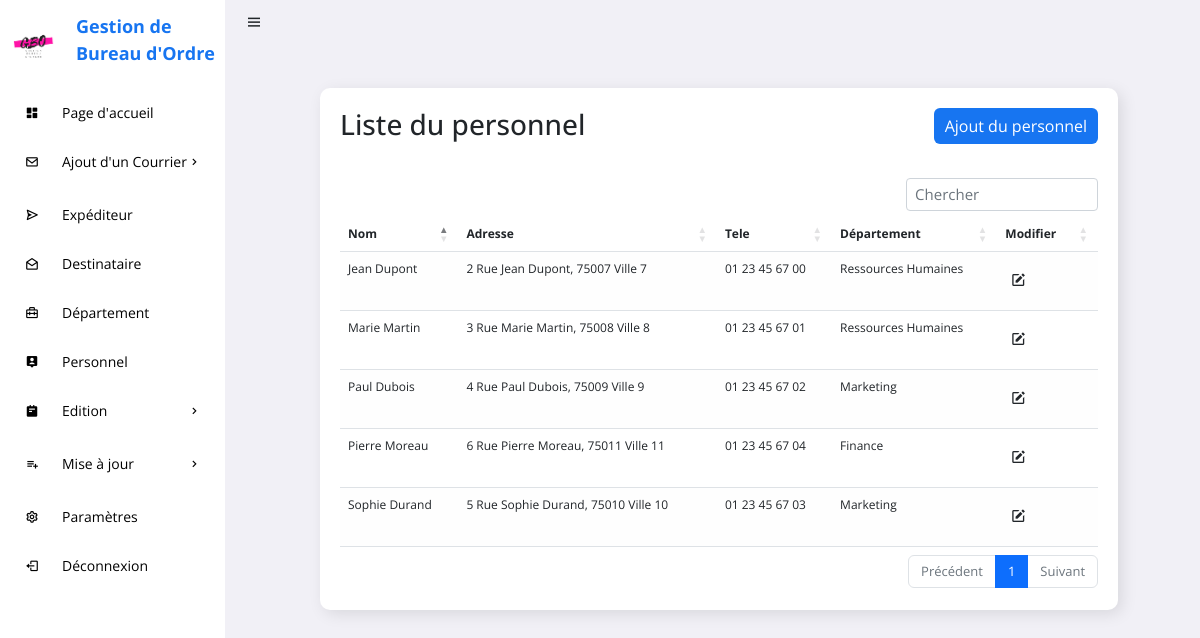
Page /GESTION_COURRIERS/personnel.php on the earlier database version.
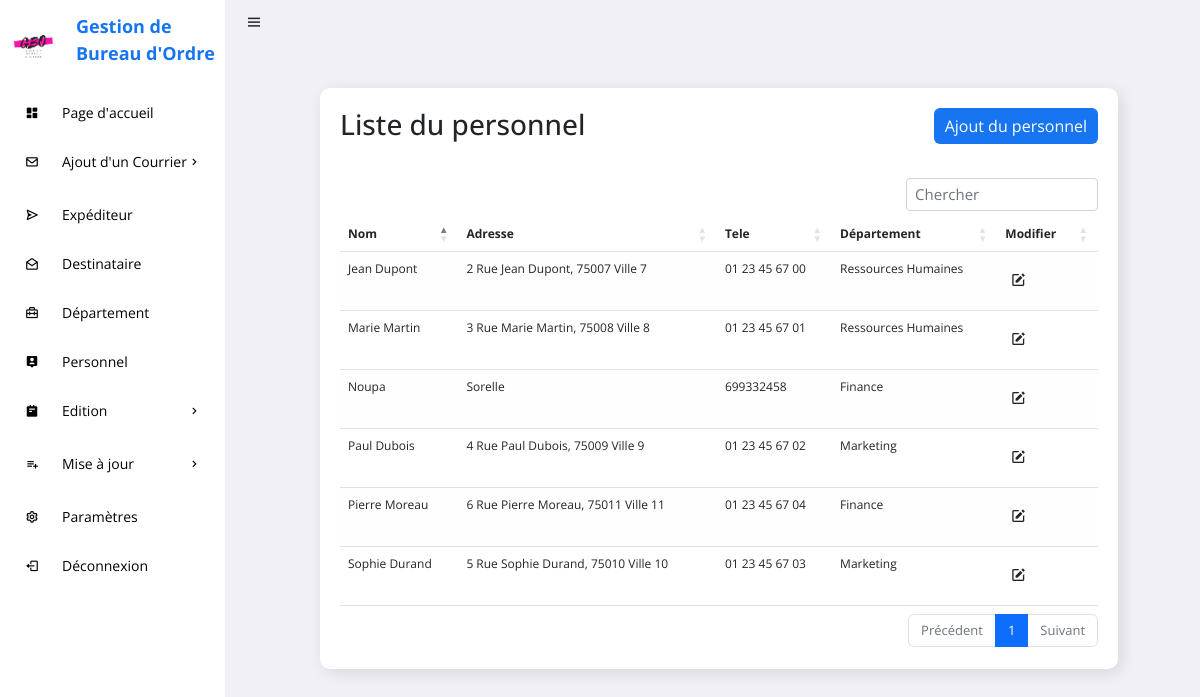
Same page on the later database version.
### tables this page shows
CREATE TABLE IF NOT EXISTS `personnel` (
  `ID_PERSONNEL` int(11) NOT NULL AUTO_INCREMENT,
  `ID_DEPARTEMENT` int(11) DEFAULT NULL,
  `NOM_PERSONNEL` varchar(255) DEFAULT NULL,
  `ADRESSE_PERSONNEL` text,
  `TEL_PERSONNEL` text,
  `NOM_DEPARTEMENT` text,
  PRIMARY KEY (`ID_PERSONNEL`),
  KEY `ID_DEPARTEMENT` (`ID_DEPARTEMENT`)
);

CREATE TABLE IF NOT EXISTS `departement` (
  `ID_DEPARTEMENT` int(11) NOT NULL AUTO_INCREMENT,
  `NOM_DEPARTEMENT` varchar(255) DEFAULT NULL,
  `RESPONSABLE` text,
  PRIMARY KEY (`ID_DEPARTEMENT`)
);

### GESTION_COURRIERS/personnel.php (the view, shortened to what this page needs)
<?php
    include "connexion/config.php";
?>
<!DOCTYPE html>
<html lang="en">
<head>
	<link rel="stylesheet" href="https://cdn.datatables.net/1.12.1/css/dataTables.bootstrap5.min.css">
    <link rel="stylesheet" href="https://cdn.jsdelivr.net/npm/bootstrap@5.2.0/dist/css/bootstrap.min.css">
    <link rel="stylesheet" href="https://cdnjs.cloudflare.com/ajax/libs/font-awesome/6.1.2/css/all.min.css">
    <link href='https://unpkg.com/boxicons@2.0.9/css/boxicons.min.css' rel='stylesheet'>
	<link rel="stylesheet" href="css/style.css">
</head>
<body>
	<section id="sidebar">
		<a href="#" class="brand"><img src="image/logo.png" width="55" height="55" style="margin-top:20px;"><span>Gestion de Bureau d'Ordre</span></a>
		<ul class="side-menu">
			<li><a href="pageAcc.php" class="active"><i class='bx bxs-dashboard icon' ></i>Page d'accueil</a></li>
			<li>
				<a href="#"><i class='bx bx-envelope icon' ></i>Ajout d'un Courrier<i class='bx bx-chevron-right icon-right' ></i></a>
			</li>
			<li><a href="expediteur.php"><i class='bx bx-send icon' ></i>Expéditeur</a></li>
			<li><a href="destinataire.php"><i class='bx bx-envelope-open icon' ></i>Destinataire</a></li>
			<li><a href="departement.php"><i class='bx bx-briefcase-alt-2 icon' ></i>Département</a></li>
			<li><a href="personnel.php"><i class='bx bxs-user-pin icon' ></i>Personnel</a></li>
			<li>
				<a href="#"><i class='bx bxs-notepad icon' ></i>Edition <i class='bx bx-chevron-right icon-right' ></i></a>
			</li>
            <li>
				<a href="#"><i class='bx bx-list-plus icon' ></i>Mise à jour<i class='bx bx-chevron-right icon-right' ></i></a>
			</li>
			<li><a href="settings.php"><i class='bx bx-cog icon'></i>Paramètres</a></li>
			<li><a href="deconn.php"><i class='bx bx-log-out icon' ></i> Déconnexion</a></li>
		</ul>
	</section>
	<section id="content">
		<nav>
			<i class='bx bx-menu toggle-sidebar' ></i>
		</nav>
		<main>
			<div class="data">
				<div class="content-data">
					<div class="details">
						<div class="recentOrders">
							<div class="cardHeader">
								<h3>Liste du personnel</h3>
								<a href="ajouterPer.php" class="btn">Ajout du personnel</a>
							</div>
							</div class="table-responsive">
                                    <table id="example" class="table table-striped">
                                            <thead class="thead-dark">
                                                <tr>
                                                    <th scope="col">Nom </th>
                                                    <th scope="col">Adresse</th>
                                                    <th scope="col">Tele</th>
                                                    <th scope="col">Département</th>
                                                    <th scope="col">Modifier</th>
                                                </tr>
                                            </thead>
                                            <?php
                                $sql = "SELECT * FROM personnel p JOIN departement d on p.ID_DEPARTEMENT=d.ID_DEPARTEMENT";
                                $des = $conn->prepare($sql);
                                $des->execute();
                                $tabDes=$des->fetchAll(PDO::FETCH_ASSOC);
                                foreach($tabDes as $value){
                                ?>
                                <tr>
                                    <td><?php echo $value['NOM_PERSONNEL']?></td>
                                    <td><?php echo $value['ADRESSE_PERSONNEL']?></td>
                                    <td><?php echo $value['TEL_PERSONNEL']?></td>
                                    <td><?php echo $value['NOM_DEPARTEMENT']?></td>
                                    <td>
                                        <a href="modifierPer.php?modifier=<?php echo $value['ID_PERSONNEL']; ?>"><button type="button" class="btn"><i class='bx bxs-edit'></i></button></a>
                                    </td>
                                </tr>
                                <?php }?>
                                        </table>
                                    </div>
                            </div>
						</div>
		</main>
	</section>
</body>
</html>

### GESTION_COURRIERS/css/style.css (style rules this page uses)
* { font-family: 'Open Sans', sans-serif !important; margin: 0; padding: 0; box-sizing: border-box; }
:root { --grey: #F1F0F6; --dark-grey: #8D8D8D; --light: #fff; --dark: #000; --green: #81D43A; --light-green: #E3FFCB; --blue: #1775F1; --light-blue: #D0E4FF; --dark-blue: #0C5FCD; --red: #FC3B56; }
html { overflow-x: hidden; }
body { background: var(--grey); overflow-x: hidden; }
a { text-decoration: none; }
li { list-style: none; }
#sidebar { position: fixed; max-width: 225px; width: 100%; background: var(--light); top: 0; left: 0; height: 100%; overflow-y: auto; scrollbar-width: none; transition: all .3s ease; z-index: 200; }
#sidebar .brand { font-size: 24px; display: flex; align-items: center; height: 64px; font-weight: 700; color: var(--blue); position: sticky; top: 0; left: 0; z-index: 100; background: var(--light); transition: all .3s ease; padding: 0 6px; }
#sidebar .brand span { font-size: 18px; margin-top: 15px; margin-left: 15px; }
#sidebar .icon { min-width: 48px; display: flex; justify-content: center; align-items: center; margin-right: 6px; }
#sidebar .icon-right { margin-left: auto; transition: all .3s ease; }
#sidebar .side-menu { margin: 26px 0; padding: 0 8px; transition: all .3s ease; }
#sidebar .side-menu a { display: flex; align-items: center; font-size: 14px; color: var(--dark); padding: 12px 16px 12px 0; transition: all .3s ease; border-radius: 10px; margin: 4px 0; white-space: nowrap; }
#sidebar a { text-decoration: none; }
#content { position: relative; width: calc(100% - 227px); left: 225px; transition: all .3s ease; }
nav { background: #F1F0F6; height: 44px; padding: 0 20px; display: flex; align-items: center; grid-gap: 28px; position: sticky; top: 0; left: 0; z-index: 100; }
nav .toggle-sidebar { font-size: 18px; cursor: pointer; }
main { width: 96%; padding: 24px 41px 20px 65px; }
main .data { display: flex; grid-gap: 20px; margin-top: 20px; flex-wrap: wrap; }
main .data .content-data { flex-grow: 1; flex-basis: 400px; font-size: 12px; padding: 20px; margin-left: 30px; background: var(--light); border-radius: 10px; box-shadow: 4px 4px 16px rgba(0, 0, 0, .1); }
.details table { width: 100%; border-collapse: collapse; margin-top: 10px; }
table.dataTable.table-striped>tbody>tr.odd>* { box-shadow: inset 0 0 0 9999px rgba(237, 236, 236, 0.05); }
.details .cardHeader { display: flex; justify-content: space-between; align-items: flex-start; height: 70px; }
.cardHeader .btn { position: relative; padding: 5px 10px; background: var(--blue); text-decoration: none; color: white; border-radius: 6px; }
table tr td .btn { padding: 8px 4px; }

Differences in the rows shown:
added personnel: NOM_PERSONNEL "Noupa", ADRESSE_PERSONNEL "Sorelle", TEL_PERSONNEL "699332458", ID_DEPARTEMENT.NOM_DEPARTEMENT "Finance"
